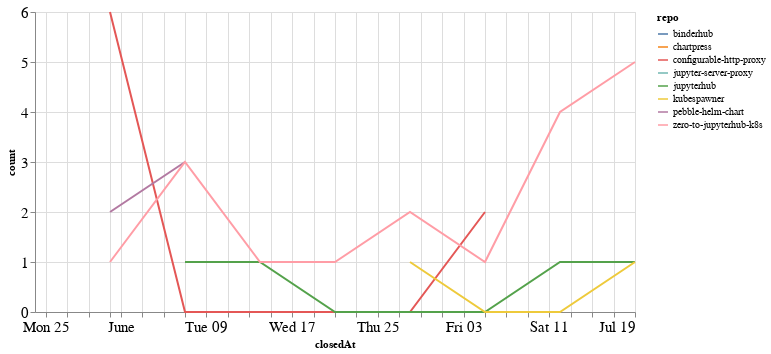

Notebook cell for this chart:
### Code cell
closed_by_time = closed_by.groupby('repo').resample('W', on='closedAt').count()['author'].reset_index()
closed_by_time = closed_by_time.rename(columns={'author': 'count'})

alt.Chart(closed_by_time, width=600).mark_line().encode(
    x='closedAt',
    y='count',
    color='repo',
    tooltip="repo"
)

### Figure 1 — Vega-Lite specification as saved in the notebook (floating-point values rounded to 4 significant figures)
{"config": {"axisLeft": {"labelFontSize": 15}, "axisBottom": {"labelFontSize": 15}}, "data": {"name": "data-5f5f2e203e9ec7335d0d300a0a228574"}, "mark": "line", "encoding": {"color": {"type": "nominal", "field": "repo"}, "tooltip": {"type": "nominal", "field": "repo"}, "x": {"type": "temporal", "field": "closedAt"}, "y": {"type": "quantitative", "field": "count"}}, "width": 600, "$schema": "https://vega.github.io/schema/vega-lite/v4.8.1.json", "datasets": {"data-5f5f2e203e9ec7335d0d300a0a228574": [{"repo": "binderhub", "closedAt": "2020-05-24T00:00:00", "count": 1}, {"repo": "chartpress", "closedAt": "2020-07-19T00:00:00", "count": 1}, {"repo": "configurable-http-proxy", "closedAt": "2020-05-31T00:00:00", "count": 6}, {"repo": "configurable-http-proxy", "closedAt": "2020-06-07T00:00:00", "count": 0}, {"repo": "configurable-http-proxy", "closedAt": "2020-06-14T00:00:00", "count": 0}, {"repo": "configurable-http-proxy", "closedAt": "2020-06-21T00:00:00", "count": 0}, {"repo": "configurable-http-proxy", "closedAt": "2020-06-28T00:00:00", "count": 0}, {"repo": "configurable-http-proxy", "closedAt": "2020-07-05T00:00:00", "count": 2}, {"repo": "jupyter-server-proxy", "closedAt": "2020-05-24T00:00:00", "count": 1}, {"repo": "jupyterhub", "closedAt": "2020-06-07T00:00:00", "count": 1}, {"repo": "jupyterhub", "closedAt": "2020-06-14T00:00:00", "count": 1}, {"repo": "jupyterhub", "closedAt": "2020-06-21T00:00:00", "count": 0}, {"repo": "jupyterhub", "closedAt": "2020-06-28T00:00:00", "count": 0}, {"repo": "jupyterhub", "closedAt": "2020-07-05T00:00:00", "count": 0}, {"repo": "jupyterhub", "closedAt": "2020-07-12T00:00:00", "count": 1}, {"repo": "jupyterhub", "closedAt": "2020-07-19T00:00:00", "count": 1}, {"repo": "kubespawner", "closedAt": "2020-06-28T00:00:00", "count": 1}, {"repo": "kubespawner", "closedAt": "2020-07-05T00:00:00", "count": 0}, {"repo": "kubespawner", "closedAt": "2020-07-12T00:00:00", "count": 0}, {"repo": "kubespawner", "closedAt": "2020-07-19T00:00:00", "count": 1}, {"repo": "pebble-helm-chart", "closedAt": "2020-05-31T00:00:00", "count": 2}, {"repo": "pebble-helm-chart", "closedAt": "2020-06-07T00:00:00", "count": 3}, {"repo": "zero-to-jupyterhub-k8s", "closedAt": "2020-05-31T00:00:00", "count": 1}, {"repo": "zero-to-jupyterhub-k8s", "closedAt": "2020-06-07T00:00:00", "count": 3}, {"repo": "zero-to-jupyterhub-k8s", "closedAt": "2020-06-14T00:00:00", "count": 1}, {"repo": "zero-to-jupyterhub-k8s", "closedAt": "2020-06-21T00:00:00", "count": 1}, {"repo": "zero-to-jupyterhub-k8s", "closedAt": "2020-06-28T00:00:00", "count": 2}, {"repo": "zero-to-jupyterhub-k8s", "closedAt": "2020-07-05T00:00:00", "count": 1}, {"repo": "zero-to-jupyterhub-k8s", "closedAt": "2020-07-12T00:00:00", "count": 4}, {"repo": "zero-to-jupyterhub-k8s", "closedAt": "2020-07-19T00:00:00", "count": 5}]}}
